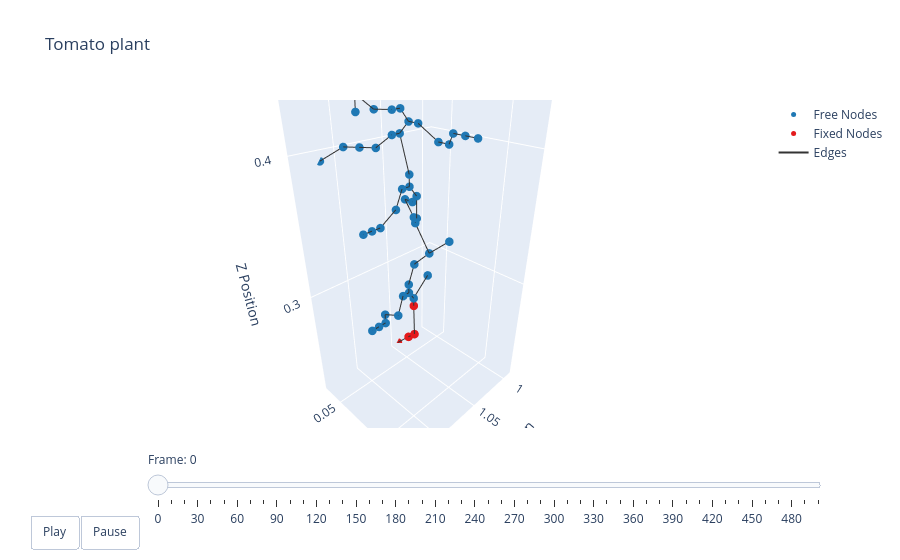

The notebook cell this image was saved under:
### Markdown cell above
### Plotting

### Code cell
t = np.arange(robot.sim_params.total_time, step=robot.sim_params.dt)
options = dismech.AnimationOptions(title='Tomato plant', plot_step=10)

fig = dismech.get_interactive_animation_plotly(robot, t, qs , options)
fig.show()

### Figure 1 — Plotly figure (JSON) as saved in the notebook; plotly's stock layout.template omitted (floating-point values rounded to 4 significant figures; data arrays with more than 128 entries replaced by an {"elided": "..."} marker saying what was removed)
{"data": [{"marker": {"color": "#1f78b4", "size": 5}, "mode": "markers", "name": "Free Nodes", "type": "scatter3d", "x": [1.034, 1.002, 1.082, 1.074, 1.09, 1.098, 1.106, 1.05, 1.058, 1.05, 1.042, 1.042, 1.026, 1.042, 1.05, 1.034, 1.034, 1.058, 1.106, 1.114, 1.122, 1.058, 1.09, 1.066, 1.074, 1.066, 1.114, 1.098, 1.09, 1.082, 1.066, 1.074, 1.066, 1.066, 1.066, 1.066, 1.074, 1.074, 1.074, 1.09, 1.106, 1.074, 1.082, 1.098], "y": [0.04605, 0.03805, 0.05394, 0.06197, 0.06189, 0.06187, 0.06184, 0.05404, 0.05403, 0.05405, 0.05406, 0.07006, 0.07808, 0.05404, 0.06204, 0.03804, 0.04604, 0.07004, 0.07804, 0.07804, 0.07804, 0.07004, 0.07804, 0.07004, 0.07004, 0.07004, 0.03004, 0.03804, 0.04604, 0.05404, 0.06204, 0.06204, 0.09404, 0.102, 0.07004, 0.07804, 0.11, 0.118, 0.126, 0.06204, 0.06204, 0.07004, 0.07004, 0.05404], "z": [0.2653, 0.2738, 0.2728, 0.2729, 0.2727, 0.2727, 0.2726, 0.2811, 0.281, 0.289, 0.3051, 0.3211, 0.3291, 0.3451, 0.3451, 0.3531, 0.3531, 0.3531, 0.3611, 0.3611, 0.3611, 0.3691, 0.3691, 0.3771, 0.3771, 0.3851, 0.3931, 0.4011, 0.4011, 0.4011, 0.4091, 0.4091, 0.4091, 0.4091, 0.4171, 0.4171, 0.4171, 0.4171, 0.4171, 0.4251, 0.4251, 0.4251, 0.4251, 0.4331]}, {"marker": {"color": "#e31a1c", "size": 5}, "mode": "markers", "name": "Fixed Nodes", "type": "scatter3d", "x": [1.041, 1.033, 1.033, 1.033], "y": [0.03003, 0.03803, 0.04603, 0.04603], "z": [0.2093, 0.2173, 0.2253, 0.2573]}, {"line": {"color": "#333333", "width": 2}, "mode": "lines", "name": "Edges", "type": "scatter3d", "x": {"elided": "141 float values"}, "y": {"elided": "141 float values"}, "z": {"elided": "141 float values"}}, {"color": "rgba(166, 206, 227, 0.7)", "i": [], "j": [], "k": [], "name": "Faces", "opacity": 0.7, "showscale": false, "type": "mesh3d", "x": [1.041, 1.033, 1.033, 1.033, 1.034, 1.002, 1.082, 1.074, 1.09, 1.098, 1.106, 1.05, 1.058, 1.05, 1.042, 1.042, 1.026, 1.042, 1.05, 1.034, 1.034, 1.058, 1.106, 1.114, 1.122, 1.058, 1.09, 1.066, 1.074, 1.066, 1.114, 1.098, 1.09, 1.082, 1.066, 1.074, 1.066, 1.066, 1.066, 1.066, 1.074, 1.074, 1.074, 1.09, 1.106, 1.074, 1.082, 1.098], "y": [0.03003, 0.03803, 0.04603, 0.04603, 0.04605, 0.03805, 0.05394, 0.06197, 0.06189, 0.06187, 0.06184, 0.05404, 0.05403, 0.05405, 0.05406, 0.07006, 0.07808, 0.05404, 0.06204, 0.03804, 0.04604, 0.07004, 0.07804, 0.07804, 0.07804, 0.07004, 0.07804, 0.07004, 0.07004, 0.07004, 0.03004, 0.03804, 0.04604, 0.05404, 0.06204, 0.06204, 0.09404, 0.102, 0.07004, 0.07804, 0.11, 0.118, 0.126, 0.06204, 0.06204, 0.07004, 0.07004, 0.05404], "z": [0.2093, 0.2173, 0.2253, 0.2573, 0.2653, 0.2738, 0.2728, 0.2729, 0.2727, 0.2727, 0.2726, 0.2811, 0.281, 0.289, 0.3051, 0.3211, 0.3291, 0.3451, 0.3451, 0.3531, 0.3531, 0.3531, 0.3611, 0.3611, 0.3611, 0.3691, 0.3691, 0.3771, 0.3771, 0.3851, 0.3931, 0.4011, 0.4011, 0.4011, 0.4091, 0.4091, 0.4091, 0.4091, 0.4171, 0.4171, 0.4171, 0.4171, 0.4171, 0.4251, 0.4251, 0.4251, 0.4251, 0.4331]}], "layout": {"scene": {"camera": {"eye": {"x": 1.225, "y": 1.225, "z": 1.0}}, "xaxis": {"range": [0.9881, 1.14], "title": {"text": "X Position"}}, "yaxis": {"range": [0.02983, 0.1261], "title": {"text": "Y Position"}}, "zaxis": {"range": [0.2093, 0.4354], "title": {"text": "Z Position"}}}, "sliders": [{"currentvalue": {"prefix": "Frame: "}, "steps": [{"args": [["0"], {"frame": {"duration": 50, "redraw": true}, "mode": "immediate"}], "label": "0", "method": "animate"}, {"args": [["1"], {"frame": {"duration": 50, "redraw": true}, "mode": "immediate"}], "label": "10", "method": "animate"}, {"args": [["2"], {"frame": {"duration": 50, "redraw": true}, "mode": "immediate"}], "label": "20", "method": "animate"}, {"args": [["3"], {"frame": {"duration": 50, "redraw": true}, "mode": "immediate"}], "label": "30", "method": "animate"}, {"args": [["4"], {"frame": {"duration": 50, "redraw": true}, "mode": "immediate"}], "label": "40", "method": "animate"}, {"args": [["5"], {"frame": {"duration": 50, "redraw": true}, "mode": "immediate"}], "label": "50", "method": "animate"}, {"args": [["6"], {"frame": {"duration": 50, "redraw": true}, "mode": "immediate"}], "label": "60", "method": "animate"}, {"args": [["7"], {"frame": {"duration": 50, "redraw": true}, "mode": "immediate"}], "label": "70", "method": "animate"}, {"args": [["8"], {"frame": {"duration": 50, "redraw": true}, "mode": "immediate"}], "label": "80", "method": "animate"}, {"args": [["9"], {"frame": {"duration": 50, "redraw": true}, "mode": "immediate"}], "label": "90", "method": "animate"}, {"args": [["10"], {"frame": {"duration": 50, "redraw": true}, "mode": "immediate"}], "label": "100", "method": "animate"}, {"args": [["11"], {"frame": {"duration": 50, "redraw": true}, "mode": "immediate"}], "label": "110", "method": "animate"}, {"args": [["12"], {"frame": {"duration": 50, "redraw": true}, "mode": "immediate"}], "label": "120", "method": "animate"}, {"args": [["13"], {"frame": {"duration": 50, "redraw": true}, "mode": "immediate"}], "label": "130", "method": "animate"}, {"args": [["14"], {"frame": {"duration": 50, "redraw": true}, "mode": "immediate"}], "label": "140", "method": "animate"}, {"args": [["15"], {"frame": {"duration": 50, "redraw": true}, "mode": "immediate"}], "label": "150", "method": "animate"}, {"args": [["16"], {"frame": {"duration": 50, "redraw": true}, "mode": "immediate"}], "label": "160", "method": "animate"}, {"args": [["17"], {"frame": {"duration": 50, "redraw": true}, "mode": "immediate"}], "label": "170", "method": "animate"}, {"args": [["18"], {"frame": {"duration": 50, "redraw": true}, "mode": "immediate"}], "label": "180", "method": "animate"}, {"args": [["19"], {"frame": {"duration": 50, "redraw": true}, "mode": "immediate"}], "label": "190", "method": "animate"}, {"args": [["20"], {"frame": {"duration": 50, "redraw": true}, "mode": "immediate"}], "label": "200", "method": "animate"}, {"args": [["21"], {"frame": {"duration": 50, "redraw": true}, "mode": "immediate"}], "label": "210", "method": "animate"}, {"args": [["22"], {"frame": {"duration": 50, "redraw": true}, "mode": "immediate"}], "label": "220", "method": "animate"}, {"args": [["23"], {"frame": {"duration": 50, "redraw": true}, "mode": "immediate"}], "label": "230", "method": "animate"}, {"args": [["24"], {"frame": {"duration": 50, "redraw": true}, "mode": "immediate"}], "label": "240", "method": "animate"}, {"args": [["25"], {"frame": {"duration": 50, "redraw": true}, "mode": "immediate"}], "label": "250", "method": "animate"}, {"args": [["26"], {"frame": {"duration": 50, "redraw": true}, "mode": "immediate"}], "label": "260", "method": "animate"}, {"args": [["27"], {"frame": {"duration": 50, "redraw": true}, "mode": "immediate"}], "label": "270", "method": "animate"}, {"args": [["28"], {"frame": {"duration": 50, "redraw": true}, "mode": "immediate"}], "label": "280", "method": "animate"}, {"args": [["29"], {"frame": {"duration": 50, "redraw": true}, "mode": "immediate"}], "label": "290", "method": "animate"}, {"args": [["30"], {"frame": {"duration": 50, "redraw": true}, "mode": "immediate"}], "label": "300", "method": "animate"}, {"args": [["31"], {"frame": {"duration": 50, "redraw": true}, "mode": "immediate"}], "label": "310", "method": "animate"}, {"args": [["32"], {"frame": {"duration": 50, "redraw": true}, "mode": "immediate"}], "label": "320", "method": "animate"}, {"args": [["33"], {"frame": {"duration": 50, "redraw": true}, "mode": "immediate"}], "label": "330", "method": "animate"}, {"args": [["34"], {"frame": {"duration": 50, "redraw": true}, "mode": "immediate"}], "label": "340", "method": "animate"}, {"args": [["35"], {"frame": {"duration": 50, "redraw": true}, "mode": "immediate"}], "label": "350", "method": "animate"}, {"args": [["36"], {"frame": {"duration": 50, "redraw": true}, "mode": "immediate"}], "label": "360", "method": "animate"}, {"args": [["37"], {"frame": {"duration": 50, "redraw": true}, "mode": "immediate"}], "label": "370", "method": "animate"}, {"args": [["38"], {"frame": {"duration": 50, "redraw": true}, "mode": "immediate"}], "label": "380", "method": "animate"}, {"args": [["39"], {"frame": {"duration": 50, "redraw": true}, "mode": "immediate"}], "label": "390", "method": "animate"}, {"args": [["40"], {"frame": {"duration": 50, "redraw": true}, "mode": "immediate"}], "label": "400", "method": "animate"}, {"args": [["41"], {"frame": {"duration": 50, "redraw": true}, "mode": "immediate"}], "label": "410", "method": "animate"}, {"args": [["42"], {"frame": {"duration": 50, "redraw": true}, "mode": "immediate"}], "label": "420", "method": "animate"}, {"args": [["43"], {"frame": {"duration": 50, "redraw": true}, "mode": "immediate"}], "label": "430", "method": "animate"}, {"args": [["44"], {"frame": {"duration": 50, "redraw": true}, "mode": "immediate"}], "label": "440", "method": "animate"}, {"args": [["45"], {"frame": {"duration": 50, "redraw": true}, "mode": "immediate"}], "label": "450", "method": "animate"}, {"args": [["46"], {"frame": {"duration": 50, "redraw": true}, "mode": "immediate"}], "label": "460", "method": "animate"}, {"args": [["47"], {"frame": {"duration": 50, "redraw": true}, "mode": "immediate"}], "label": "470", "method": "animate"}, {"args": [["48"], {"frame": {"duration": 50, "redraw": true}, "mode": "immediate"}], "label": "480", "method": "animate"}, {"args": [["49"], {"frame": {"duration": 50, "redraw": true}, "mode": "immediate"}], "label": "490", "method": "animate"}, {"args": [["50"], {"frame": {"duration": 50, "redraw": true}, "mode": "immediate"}], "label": "499", "method": "animate"}], "transition": {"duration": 0}, "x": 0.1, "y": 0}], "title": {"text": "Tomato plant"}, "updatemenus": [{"buttons": [{"args": [null, {"frame": {"duration": 50, "redraw": true}, "fromcurrent": true}], "label": "Play", "method": "animate"}, {"args": [[null], {"frame": {"duration": 0, "redraw": true}, "mode": "immediate"}], "label": "Pause", "method": "animate"}], "direction": "left", "pad": {"r": 10, "t": 87}, "showactive": false, "type": "buttons", "x": 0.1, "xanchor": "right", "y": 0, "yanchor": "top"}]}}
